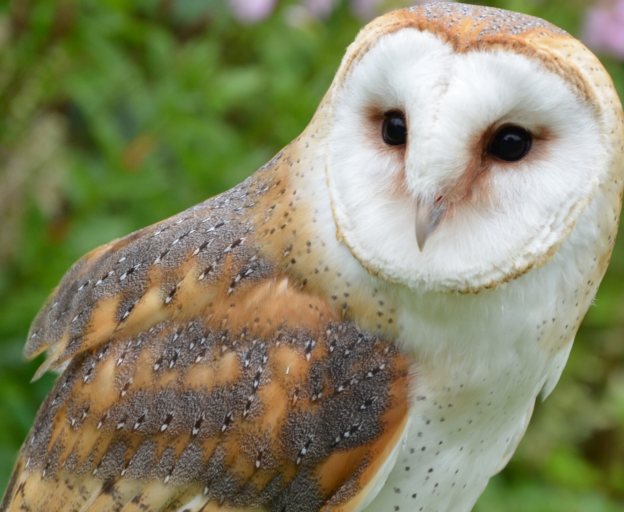
#> input picture dsp-demo/img.png, 624 x 512 px
$ python jpeg.py
#> lines starting #> are read from the running program, lines starting #| are printed output that depends on the picture
### dsp-demo/dct.py
import numpy as np
from math import cos, sin, pi, sqrt
from random import uniform

np.set_printoptions(precision = 3, linewidth = np.inf)

# [8 lines left out: function clean, not called in this run]

def dct_mat_raw_unscaled():
    dct_mat = np.zeros((8,8))

    for k in range(8): # row index
        for n in range(8): # col index
            dct_mat[k,n] = cos(pi/8 * (n + 1/2) * k)

    return dct_mat


def dct_mat_raw_scaled():
    r0 = sqrt(1/8) * dct_mat_raw_unscaled()[0]
    rrest = sqrt(2/8) * dct_mat_raw_unscaled()[1:]
    return np.vstack([r0, rrest])


def fast_dct8(x):
    s1 = [x[0] + x[7], x[1] + x[6], x[2] + x[5], x[3] + x[4],
          x[3] - x[4], x[2] - x[5], x[1] - x[6], x[0] - x[7]]

    s2 = [s1[0] + s1[3], s1[1] + s1[2], s1[1] - s1[2], s1[0] - s1[3],
          s1[4] * cos(3*pi/16) + s1[7] * sin(3*pi/16),
          s1[5] * cos(1*pi/16) + s1[6] * sin(1*pi/16),
         -s1[5] * sin(1*pi/16) + s1[6] * cos(1*pi/16),
         -s1[4] * sin(3*pi/16) + s1[7] * cos(3*pi/16)]

    s3 = [s2[0] + s2[1], s2[0] - s2[1],
          s2[2] * sqrt(2) * cos(3*pi/8) + s2[3] * sqrt(2) * sin(3*pi/8),
         -s2[2] * sqrt(2) * sin(3*pi/8) + s2[3] * sqrt(2) * cos(3*pi/8),
          s2[4] + s2[6], s2[7] - s2[5], s2[4] - s2[6], s2[5] + s2[7]]

    s4 = [s3[0], s3[1], s3[2], s3[3],
          -s3[4] + s3[7], sqrt(2) * s3[5], sqrt(2) * s3[6], s3[4] + s3[7]]

    final = np.array([s4[0], s4[7], s4[2], s4[5], s4[1], s4[6], s4[3], s4[4]])

    return final

def dct_mat_fast_unscaled():
    result = np.zeros((8,8))

    for i in range(8):
        e = np.zeros(8)
        e[i] = 1
        result[:,i] = fast_dct8(e)

    return result

def dct_mat_fast_scaled():
    M = dct_mat_fast_unscaled() @ dct_mat_raw_scaled().T
    return np.linalg.inv(M) @ dct_mat_fast_unscaled()

def dct8x8(x, mode = "fast", scaled = True):
    result = np.zeros((8,8))
    if scaled:
        if mode == "fast":
            result = dct_mat_fast_scaled() @ x @ dct_mat_fast_scaled().T
        elif mode == "raw":
            result = dct_mat_raw_scaled() @ x @ dct_mat_raw_scaled().T
    else:
        if mode == "fast":
            result = dct_mat_fast_unscaled() @ x @ dct_mat_fast_unscaled().T
        elif mode == "raw":
            result = dct_mat_raw_unscaled() @ x @ dct_mat_raw_unscaled().T

    return result

# [8 lines left out: function inv_dct8x8, not called in this run]

def dct_scaling_coeff():
    M = dct_mat_fast_unscaled() @ dct_mat_raw_scaled().T
    return M[0,0]

### dsp-demo/jpeg.py
from PIL import Image
import numpy as np
from dct import *
from encoding import *
from bitstring import BitStream

try:
    img = Image.open("img.png").convert("RGB")
except:
    img = Image.open("dsp-demo/img.png").convert("RGB")
pixels = np.array(img)

h = pixels.shape[0]
#> h = 512
w = pixels.shape[1]
#> w = 624
print(h,w)
#| 512 624

# Color space transformation & 4:2:0 Downsampling
color_transform_mat = np.array([[0.299, 0.587, 0.114],
                                [-0.168736, -0.331264, 0.5],
                                [0.5, -0.418688,-0.081312]])

Y = np.zeros((h,w))
Cb = np.zeros((h//2, w//2))
Cr = np.zeros((h//2, w//2))

for row in range(h):
    for col in range(w):
        t = color_transform_mat @ pixels[row,col]
        Y[row,col] = t[0] - 128
        Cb[row//2,col//2] += t[1]/4 # Average adjacent values
        Cr[row//2,col//2] += t[2]/4 # Average adjacent values
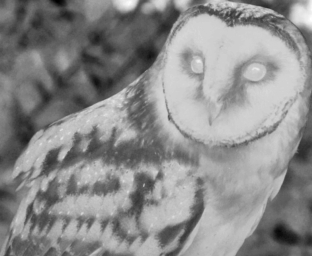
#> Cb: shape (256, 312) float64; min -54.21, max 15.34, mean -16.1; drawn with min black and max white
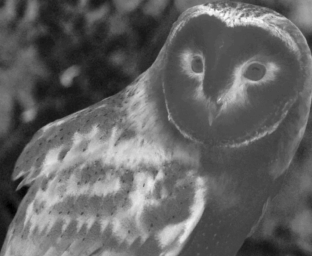
#> Cr: shape (256, 312) float64; min -20.84, max 38.97, mean 2.6; drawn with min black and max white
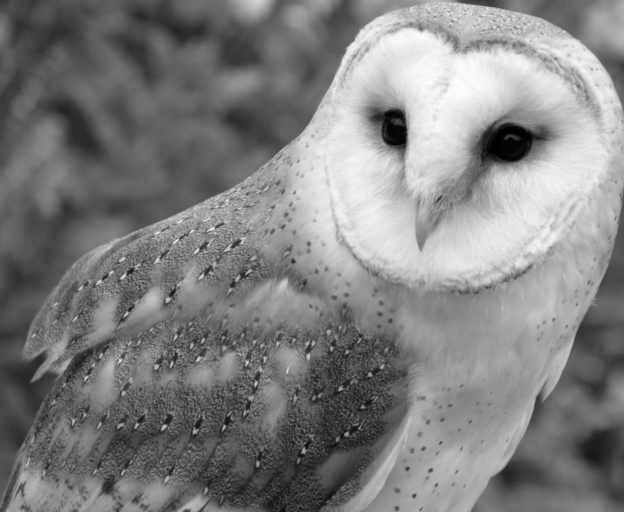
#> Y: shape (512, 624) float64; min -121.3, max 125.8, mean 3.8; drawn with min black and max white

# DCT - On hardware this will be implemented with the Loeffler butterfly process.
#       This is equivalent to fast_dct8 being applied to every row and then every column
#       (or vice versa) of the 8x8 MCU to be transformed.

GY = np.zeros((h,w))
GCb = np.zeros((h//2, w//2))
GCr = np.zeros((h//2, w//2))

for cell_row in range(0,h,8):
    for cell_col in range(0,w,8):
        src = Y[cell_row:cell_row+8, cell_col:cell_col+8]
        GY[cell_row:cell_row+8, cell_col:cell_col+8] = dct8x8(src, mode = "fast", scaled = False)[:,:]

        if cell_row < h/2 and cell_col < w/2:
            src = Cb[cell_row:cell_row+8, cell_col:cell_col+8]
            GCb[cell_row:cell_row+8, cell_col:cell_col+8] = dct8x8(src, mode = "fast", scaled = False)[:,:]

            src = Cr[cell_row:cell_row+8, cell_col:cell_col+8]
            GCr[cell_row:cell_row+8, cell_col:cell_col+8] = dct8x8(src, mode = "fast", scaled = False)[:,:]
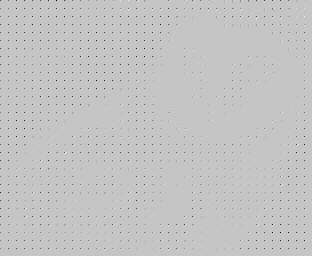
#> GCb: shape (256, 312) float64; min -3068.2, max 900.4, mean -16.1; drawn with min black and max white
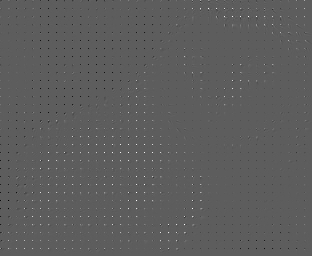
#> GCr: shape (256, 312) float64; min -1104.2, max 1910.4, mean 2.5; drawn with min black and max white
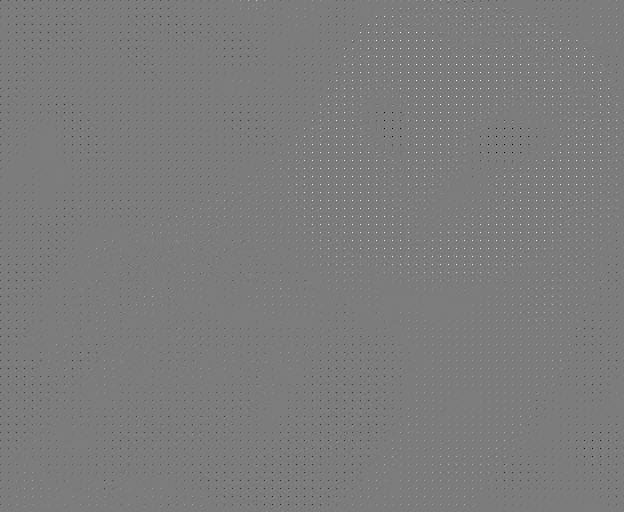
#> GY: shape (512, 624) float64; min -7548.3, max 7899.8, mean 3.7; drawn with min black and max white


# Quantization - Combined with final scaling stage of the DCT
# 50% quality per the original JPEG standard
Q_Y = np.array([[16, 11, 10, 16 ,24, 40, 51, 61],
                [12, 12, 14, 19, 26, 58, 90, 55],
                [14, 13, 16, 24, 40, 57, 69, 56],
                [14, 17, 22, 29, 51, 87, 80, 62],
                [18, 22, 37, 56, 68,109,103, 77],
                [24, 35, 55, 64, 81,103,113, 92],
                [49, 64, 78, 87,103,121,120,101],
                [72, 92, 95, 98,112,100,103, 99]])

Q_C = np.array([[17, 18, 24, 47, 99, 99, 99, 99],
                [18, 21, 26, 66, 99, 99, 99, 99],
                [24, 26, 56, 99, 99, 99, 99, 99],
                [47, 66, 99, 99, 99, 99, 99, 99],
                [99, 99, 99, 99, 99, 99, 99, 99],
                [99, 99, 99, 99, 99, 99, 99, 99],
                [99, 99, 99, 99, 99, 99, 99, 99],
                [99, 99, 99, 99, 99, 99, 99, 99]])

s = dct_scaling_coeff()**2

BY = np.zeros((h,w))
BCb = np.zeros((h//2, w//2))
BCr = np.zeros((h//2, w//2))

for cell_row in range(0,h,8):
    for cell_col in range(0,w,8):
        for r in range(8):
            for c in range(8):
                BY[cell_row + r, cell_col + c] = np.round(GY[cell_row + r, cell_col + c] /(Q_Y[r,c] * s))
for cell_row in range(0, h//2, 8):
    for cell_col in range(0, w//2, 8):
        src = Cb[cell_row:cell_row+8, cell_col:cell_col+8]
        GCb[cell_row:cell_row+8, cell_col:cell_col+8] = np.round(dct8x8(src, mode="fast", scaled=False)/(Q_C[r,c]*s))
        src = Cr[cell_row:cell_row+8, cell_col:cell_col+8]
        GCr[cell_row:cell_row+8, cell_col:cell_col+8] = np.round(dct8x8(src, mode="fast", scaled=False)/(Q_C[r,c]*s))

# Bytestream
#> (the run stopped early here; a loop or call above may not have finished)
